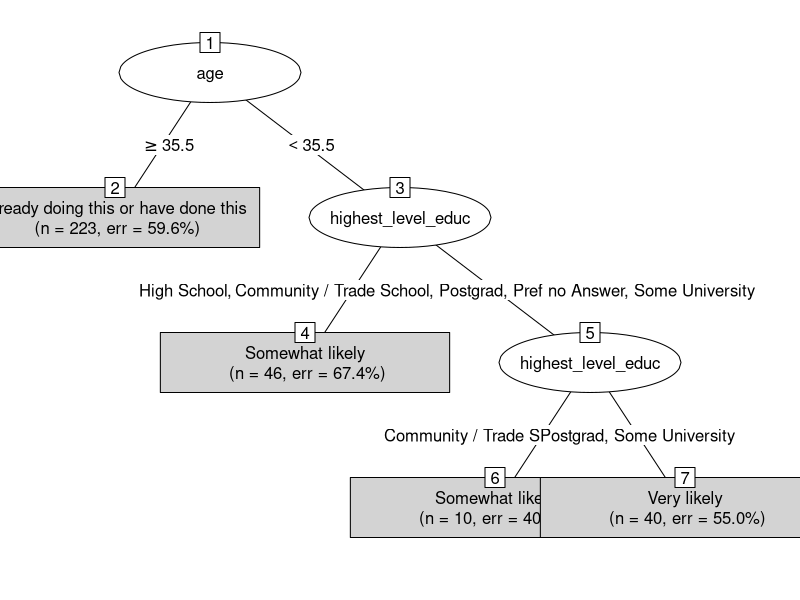
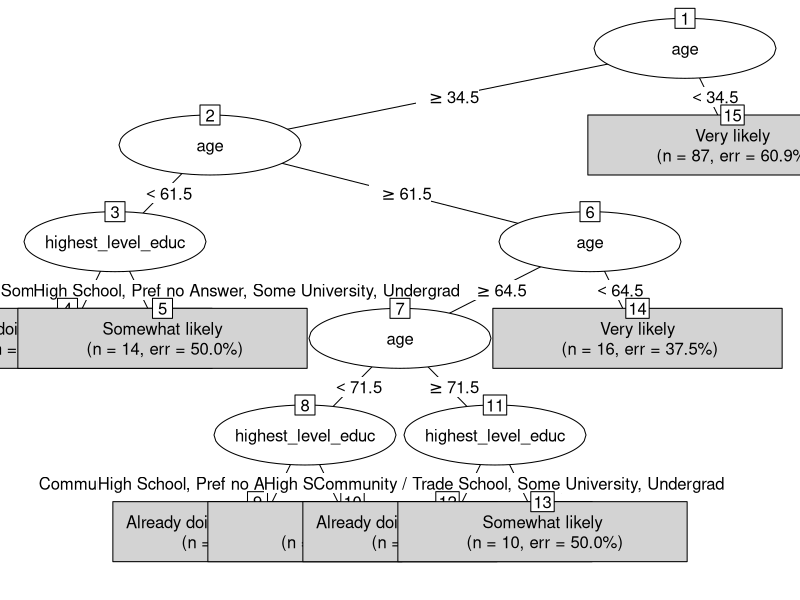
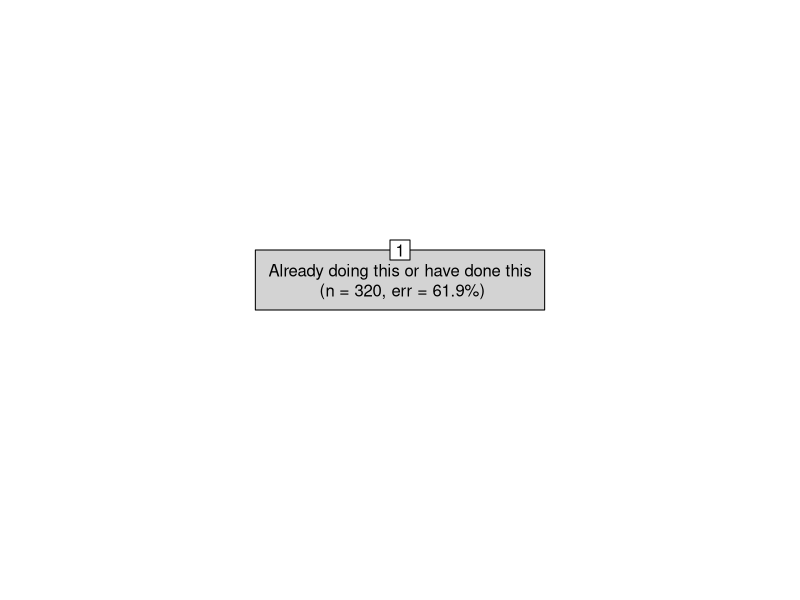
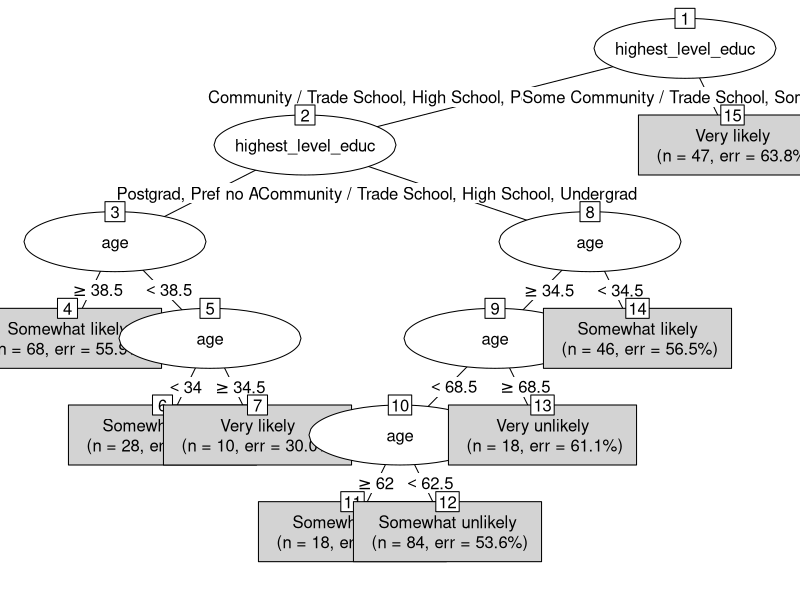
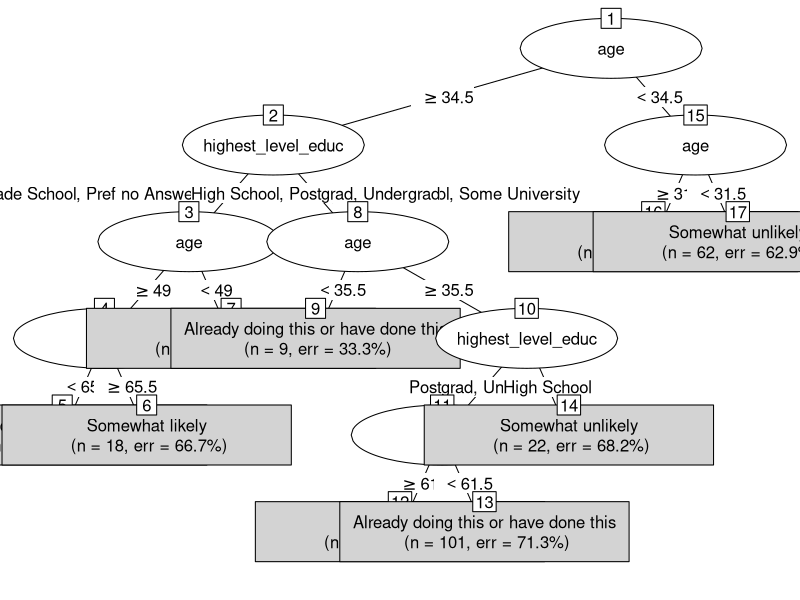
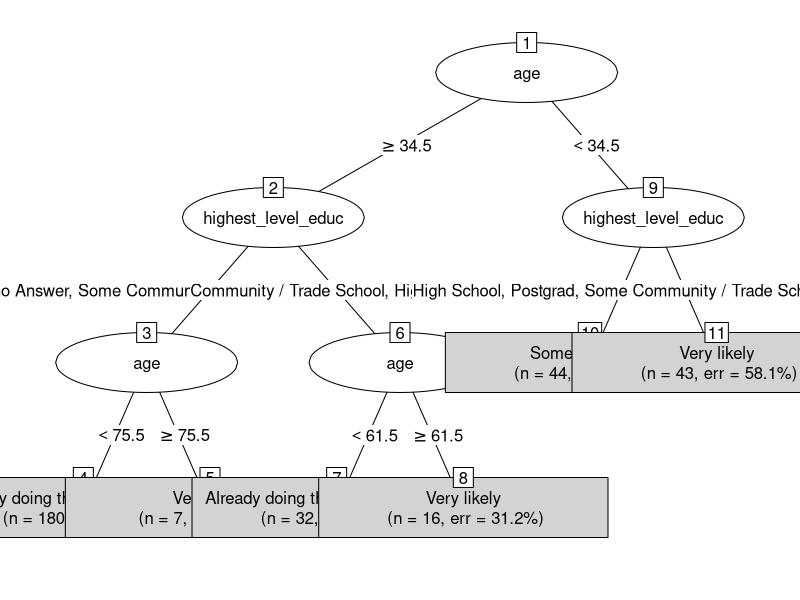
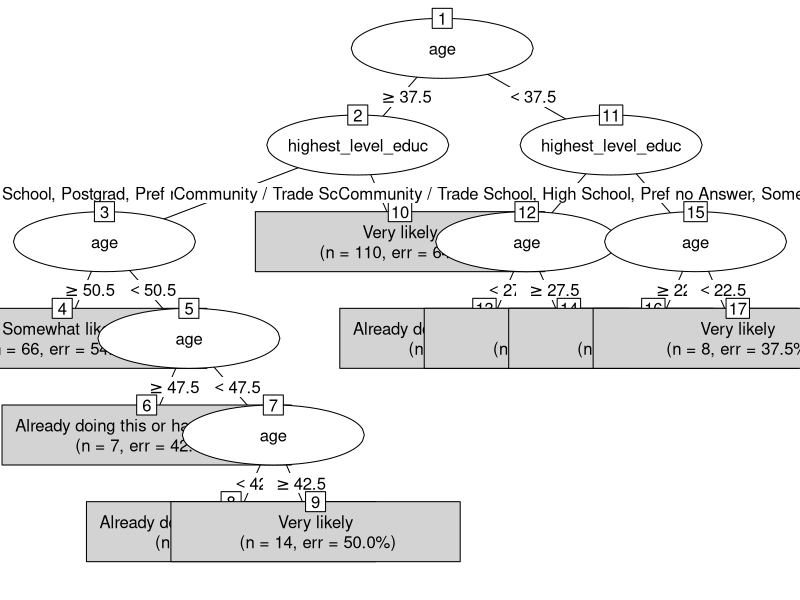
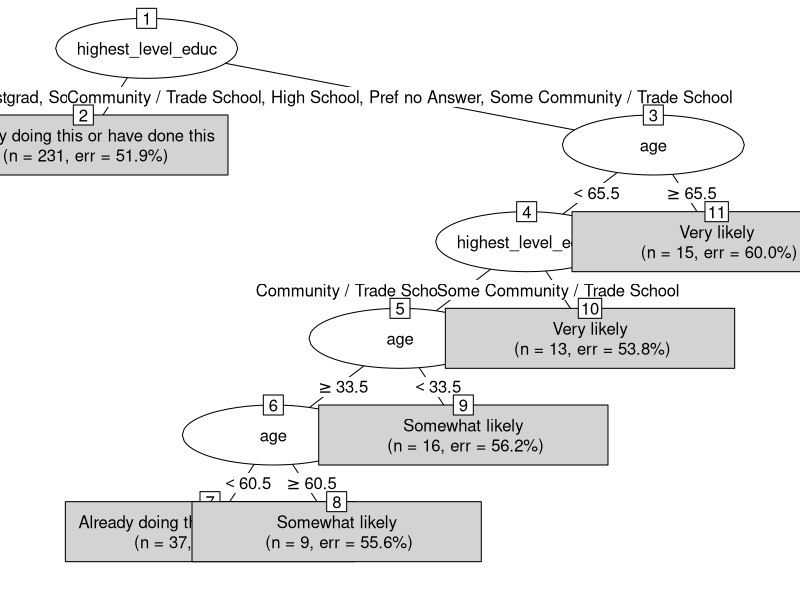

These charts were generated, in order, by the following R code: (Note: this script raises an error after producing the figures.)
#### Preamble ####
# Purpose: Constructs a  decision tree model for predicting likelihood of taking climate action based on age and education. 
# Author: Lexi Knight
# Date: 30 November 2024
# Contact: lexi.knight@mail.utoronto.ca
# License: MIT
# Pre-requisites: complete 01-download_data.R and 03-clean_data.R in scripts folder in order to access data.



#### Workspace setup ####

# load packages
library(tidyverse)    # core functions for data manipulation
library(rpart)        # creates decision tree models
library(partykit)     # plots decision tree models
library(here)         # constructs file paths

# Set seed for reproducibility
set.seed(853)

#### Read data ####
climate_data <- read_csv(here::here("data/02-analysis_data/twenty_eighteen_individual_analysis_data.csv"))

#### Shorten education level names ####
# Function to map long education names to shorter, more concise names
shorten_education_levels <- function(education) {
  case_when(
    education == "High school or less" ~ "High School",
    education == "Some community college, vocational, trade school" ~ "Some Community / Trade School",
    education == "Completed community college, vocational, trade school" ~ "Community / Trade School",
    education == "Some university" ~ "Some University",
    education == "Completed undergraduate degree" ~ "Undergrad",
    education == "Post graduate/professional school" ~ "Postgrad",
    education == "Prefer not to answer" ~ "Pref no Answer",
    TRUE ~ education # Default: keep original value if not matched
  )
}

# Apply the function to shorten names in the dataset
climate_data <- climate_data %>%
  mutate(highest_level_educ = shorten_education_levels(highest_level_educ))

# Function to generate decision trees, predictions, confusion matrix, and accuracy
generate_model <- function(target_var, train_data, test_data, model_name) {
  # Generate decision tree
  formula <- as.formula(paste(target_var, "~ age + highest_level_educ"))
  tree <- rpart(formula, data = train_data)
  
  # Construct file path for saving the plot
  png_file_path <- file.path(here::here("models/"), paste0(model_name, "_tree.png"))
  
  # Adjust PNG size to avoid cutting off the tree
  png(png_file_path, width = 3200, height = 1500, res = 150)  # Increase size and resolution
  
  # Plot the decision tree and save the plot as a .png
  plot(as.party(tree), gp = gpar(cex = 1), type = "simple")
  
  # Close the device after saving the plot
  dev.off()
  
  # Make predictions on the test dataset
  predictions <- predict(tree, newdata = test_data, type = "class")
  
  # Generate the confusion matrix
  confusion_matrix <- table(predictions, test_data[[target_var]])
  
  # Calculate and return accuracy
  accuracy <- sum(diag(confusion_matrix)) / sum(confusion_matrix) * 100
  return(accuracy)
}

#### Loop to create models for different target variables ####
# Create a data frame to store the model names and their corresponding accuracies
model_results <- data.frame(Model = character(0), Accuracy = numeric(0))

# List of target variables and corresponding model names
target_vars <- c("likelihood_home_improvement", "likelihood_reduce_hydro", "likelihood_minimize_car", 
                 "likelihood_vehicle_electric", "likelihood_protein_alternative", "likelihood_reduce_waste", 
                 "likelihood_green_product", "likelihood_short_distance", "likelihood_sort_waste")

# Loop through each model, split the data, generate the model, and store the accuracy
for (target_var in target_vars) {
  # Train-test split
  train_data <- sample_n(climate_data, size = round(0.8 * nrow(climate_data)))
  test_data <- anti_join(climate_data, train_data)
  
  # Model name (from target variable), removing the "likelihood_" part
  model_name <- gsub("likelihood_", "", target_var)
  
  # Generate model and calculate accuracy
  accuracy <- generate_model(target_var, train_data, test_data, model_name)
  
  # Store the results in the data frame
  model_results <- rbind(model_results, data.frame(Model = model_name, Accuracy = accuracy))
}

#### Modify model_results ####
# Rename variables in the Model column
rename_models <- function(model_name) {
  case_when(
    model_name == "home_improvement" ~ "Home Improvement",
    model_name == "reduce_hydro" ~ "Reduce Hydro",
    model_name == "minimize_car" ~ "Minimize Car ",
    model_name == "vehicle_electric" ~ " Electric / Hybrid Vehicle",
    model_name == "protein_alternative" ~ "Meat Alternative",
    model_name == "reduce_waste" ~ "Reduce Waste",
    model_name == "green_product" ~ "Green Products",
    model_name == "short_distance" ~ "Walk / Cycle Short Distance",
    model_name == "sort_waste" ~ "Sort Waste Correctly",
    TRUE ~ model_name # Default: keep original value if not matched
  )
}

# Apply the renaming function
model_results <- model_results %>%
  mutate(Model = rename_models(Model))

# Print the results table
print(model_results)

# Save the results as a CSV in the correct location
write_csv(model_results, here::here("models/model_accuracies.csv"))
